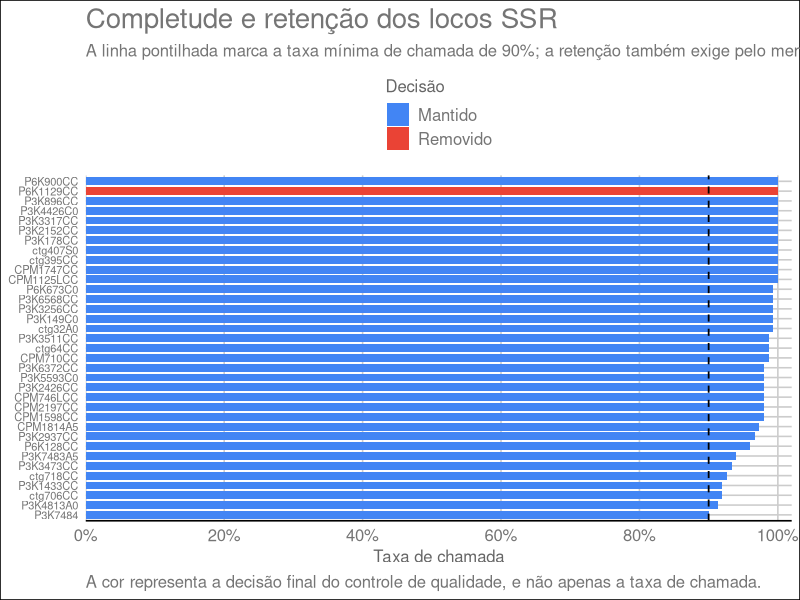
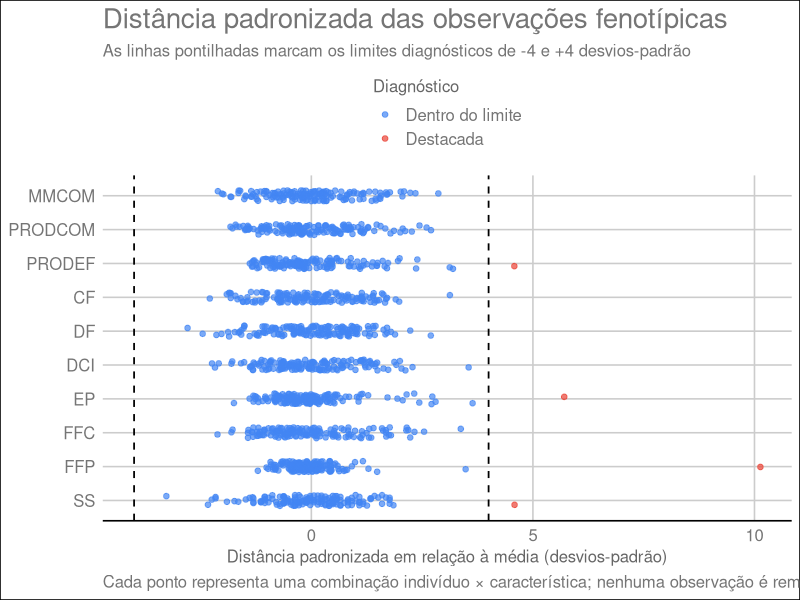
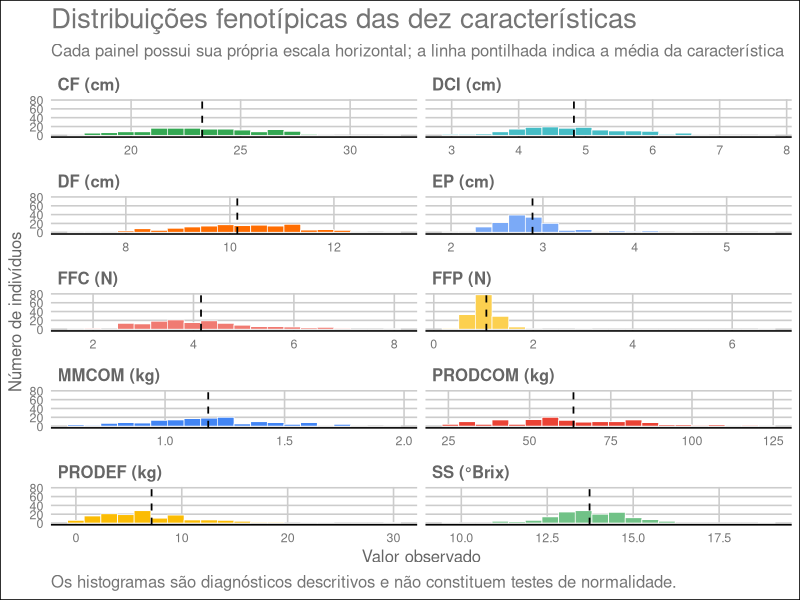

Write the R code that produced these figures, in order.
## ---- chunk 1
knitr::opts_chunk$set(
  echo = TRUE,
  warning = FALSE,
  message = FALSE,
  cache = FALSE,
  fig.align = "center",
  out.width = "100%"
)
## ---- chunk 2
library(readxl)  # Leitura de arquivos Excel.
library(dplyr)   # Manipulação e transformação de tabelas.
library(tidyr)   # Reorganização de dados entre formatos largo e longo.
library(ggplot2) # Construção de gráficos.
library(ggthemes) # Tema e escala de cores GDocs.
library(knitr)   # Formatação de tabelas e saídas do R Markdown.
library(here)    # Construção de caminhos portáveis dentro do projeto.
## ---- chunk 3
tabela_html <- function(x, caption = NULL, digits = getOption("digits"), col.names = NA) {
  tabela <- knitr::kable(
    x,
    format = "html",
    caption = caption,
    digits = digits,
    col.names = col.names,
    table.attr = paste0(
      'class="table table-striped table-hover" ',
      'style="width:100%; margin-bottom:0;"'
    )
  )
  knitr::asis_output(
    paste0(
      '<div style="width:100%; overflow-x:auto; margin-bottom:1.25rem;">',
      tabela,
      '</div>'
    )
  )
}
## ---- chunk 4
genes <- read_excel(
  here("data", "papaya_ssr_genotypes.xlsx"),
  sheet = "Genes",
  col_names = FALSE,
  na = c("", "NA")
)

genealex <- read_excel(
  here("data", "papaya_ssr_genotypes.xlsx"),
  sheet = "Genealex",
  col_names = FALSE,
  na = c("", "NA")
)
## ---- chunk 5
as.data.frame(genes[1:6, 1:6]) |>
  tabela_html(caption = "Prévia da aba Genes")
## ---- chunk 6
pheno_raw <- read_excel(
  here("data", "papaya_phenotypes_2024_2025.xlsx"),
  sheet = "Médias_IND_artigo",
  na = c("", "NA")
)
## ---- chunk 7
head(pheno_raw) |>
  tabela_html(caption = "Prévia dos dados fenotípicos")
## ---- chunk 8
data.frame(
  Fonte = c("Genes", "Genealex", "Médias_IND_artigo"),
  Linhas = c(nrow(genes), nrow(genealex), nrow(pheno_raw)),
  Colunas = c(ncol(genes), ncol(genealex), ncol(pheno_raw))
) |>
  tabela_html(caption = "Dimensões das planilhas utilizadas")
## ---- chunk 9
individual_rows <- seq(
  from = 4,
  length.out = nrow(genes)
)

locus_columns <- seq(
  from = 3,
  by = 2,
  length.out = ncol(genes) - 1
)

ids <- trimws(
  as.character(genealex[[2]][individual_rows])
)

locus_names <- trimws(
  as.character(
    unlist(genealex[3, locus_columns], use.names = FALSE)
  )
)
## ---- chunk 10
ssr_identifier_checks <- data.frame(
  Verificacao = c(
    "Identificadores genotípicos ausentes",
    "Identificadores genotípicos duplicados",
    "Nomes de locos ausentes",
    "Nomes de locos duplicados"
  ),
  Valor = c(
    sum(is.na(ids) | ids == ""),
    sum(duplicated(ids)),
    sum(is.na(locus_names) | locus_names == ""),
    sum(duplicated(locus_names))
  )
)

tabela_html(
  ssr_identifier_checks,
  caption = "Verificação dos identificadores genotípicos e dos locos"
)
## ---- chunk 11
ssr_raw <- as.matrix(
  genes[, -1, drop = FALSE]
)

storage.mode(ssr_raw) <- "numeric"
ssr_raw[ssr_raw == -9] <- NA_real_

rownames(ssr_raw) <- ids
colnames(ssr_raw) <- locus_names

as.data.frame(ssr_raw[1:6, 1:8]) |>
  tabela_html(caption = "Prévia da matriz SSR organizada")
## ---- chunk 12
# Define as características utilizadas na análise.
TRAITS <- c(
  "MMCOM", "PRODCOM", "PRODEF", "CF", "DF",
  "DCI", "EP", "FFC", "FFP", "SS"
)
## ---- chunk 13
# Associa a cada característica suas descrições em português e inglês e sua unidade de medida.
trait_dictionary <- data.frame(
  Trait = TRAITS,
  Description_en = c(
    "Mean mass of commercial fruit",
    "Production of commercial fruit",
    "Production of defective fruit",
    "Fruit length",
    "Fruit diameter",
    "Internal-cavity diameter",
    "Mean pulp thickness",
    "External fruit firmness",
    "Internal pulp firmness",
    "Soluble solids"
  ),
  Description_pt = c(
    "Massa média de frutos comerciais",
    "Produção de frutos comerciais",
    "Produção de frutos defeituosos",
    "Comprimento do fruto",
    "Diâmetro do fruto",
    "Diâmetro da cavidade interna",
    "Espessura média da polpa",
    "Firmeza externa do fruto",
    "Firmeza interna da polpa",
    "Sólidos solúveis"
  ),
  Unit = c(
    "kg", "kg", "kg", "cm", "cm",
    "cm", "cm", "N", "N", "°Brix"
  )
)

rownames(trait_dictionary) <- NULL

tabela_html(
  trait_dictionary[, c("Trait", "Description_pt", "Unit")],
  caption = "Dicionário das características fenotípicas",
  col.names = c("Característica", "Descrição", "Unidade")
)
## ---- chunk 14
# Define as colunas necessárias para a análise.
required_columns <- c("IND", "FAM", TRAITS)

# Padroniza os identificadores fenotípicos antes da comparação com os genótipos.
pheno_raw$IND <- trimws(as.character(pheno_raw$IND))

phenotype_checks <- data.frame(
  Verificacao = c(
    "Identificadores fenotípicos ausentes",
    "Identificadores fenotípicos duplicados",
    "Colunas fenotípicas obrigatórias ausentes"
  ),
  Valor = c(
    sum(is.na(pheno_raw$IND) | pheno_raw$IND == ""),
    sum(duplicated(pheno_raw$IND)),
    length(setdiff(required_columns, names(pheno_raw)))
  )
)

tabela_html(
  phenotype_checks,
  caption = "Verificação dos identificadores e das colunas fenotípicas"
)

alignment <- data.frame(
  Verificacao = c(
    "Indivíduos genotipados",
    "Indivíduos fenotipados",
    "Ausentes nos dados fenotípicos",
    "Ausentes nos dados genotípicos"
  ),
  Valor = c(
    length(ids),
    nrow(pheno_raw),
    length(setdiff(ids, pheno_raw$IND)),
    length(setdiff(pheno_raw$IND, ids))
  )
)

tabela_html(
  alignment,
  caption = "Alinhamento entre os dados genotípicos e fenotípicos"
)
## ---- chunk 15
# Reordena os fenótipos para a mesma sequência dos indivíduos genotipados.
pheno <- pheno_raw[
  match(ids, pheno_raw$IND),
  required_columns
]

## ---- chunk 16
# Separa os metadados; FAM permanece categórica e não é incorporada aos fenótipos numéricos.
metadata <- data.frame(
  IND = pheno$IND,
  FAM = factor(pheno$FAM),
  row.names = pheno$IND
)

# Constrói a matriz fenotípica numérica na mesma ordem dos indivíduos genotipados.
phenotypes <- as.matrix(pheno[, TRAITS])
storage.mode(phenotypes) <- "numeric"
rownames(phenotypes) <- pheno$IND

# Distribuição dos indivíduos entre as famílias.
data.frame(
  Familia = names(table(metadata$FAM)),
  Individuos = as.integer(table(metadata$FAM))
) |>
  tabela_html(caption = "Número de indivíduos por família")
## ---- chunk 17
# Define o limiar de taxa de chamada imediatamente antes de aplicá-lo no controle de qualidade.
CALL_RATE_MIN <- 0.90

# Resume, para cada loco, completude e diversidade genotípica.
locus_audit <- data.frame(
  Locus = colnames(ssr_raw),
  N_called = colSums(!is.na(ssr_raw)),
  Call_rate = colMeans(!is.na(ssr_raw)),
  N_genotype_classes = apply(
    ssr_raw,
    2,
    function(genotypes) length(unique(na.omit(genotypes)))
  )
)

locus_audit$Keep_locus <-
  locus_audit$Call_rate >= CALL_RATE_MIN &
  locus_audit$N_genotype_classes >= 2

# Mantém na matriz SSR apenas os locos que passaram os critérios de qualidade.
ssr <- ssr_raw[, locus_audit$Keep_locus, drop = FALSE]

tabela_html(
  locus_audit,
  digits = 3,
  caption = "Controle de qualidade dos locos SSR",
  col.names = c("Loco", "Genótipos observados", "Taxa de chamada", "Classes genotípicas", "Manter loco")
)
## ---- chunk 18
ggplot(
  locus_audit,
  aes(
    x = reorder(Locus, Call_rate),
    y = Call_rate,
    fill = factor(
      Keep_locus,
      levels = c(TRUE, FALSE),
      labels = c("Mantido", "Removido")
    )
  )
) +
  geom_col(width = 0.8) +
  geom_hline(
    yintercept = CALL_RATE_MIN,
    linetype = 2,
    linewidth = 0.6
  ) +
  coord_flip() +
  scale_y_continuous(
    limits = c(0, 1),
    breaks = seq(0, 1, 0.2),
    labels = paste0(seq(0, 100, 20), "%"),
    expand = expansion(mult = c(0, 0.02))
  ) +
  scale_fill_gdocs(name = "Decisão") +
  labs(
    x = NULL,
    y = "Taxa de chamada",
    title = "Completude e retenção dos locos SSR",
    subtitle = "A linha pontilhada marca a taxa mínima de chamada de 90%; a retenção também exige pelo menos duas classes genotípicas",
    caption = "A cor representa a decisão final do controle de qualidade, e não apenas a taxa de chamada."
  ) +
  theme_gdocs() +
  theme(
    legend.position = "top",
    axis.text.y = element_text(size = 8)
  )
## ---- chunk 19
# Calcula, nos locos originais, a quantidade e a proporção de chamadas disponíveis por indivíduo.
individual_audit <- data.frame(
  IND = rownames(ssr_raw),
  N_called = rowSums(!is.na(ssr_raw)),
  Call_rate = rowMeans(!is.na(ssr_raw))
)

rownames(individual_audit) <- NULL

data.frame(
  Medida = c("Mínimo", "Média", "Mediana", "Máximo"),
  # Lista as taxas de chamada usadas no resumo por indivíduo.
  Call_rate = c(
    min(individual_audit$Call_rate),
    mean(individual_audit$Call_rate),
    median(individual_audit$Call_rate),
    max(individual_audit$Call_rate)
  )
) |>
  tabela_html(
    digits = 3,
    caption = "Distribuição da taxa de chamada SSR por indivíduo",
    col.names = c("Medida", "Taxa de chamada")
  )
## ---- chunk 20
# Resume diretamente disponibilidade, posição, dispersão e amplitude de cada característica.
phenotype_summary <- data.frame(
  Trait = colnames(phenotypes),
  N = colSums(!is.na(phenotypes)),
  Mean = colMeans(phenotypes),
  SD = apply(phenotypes, 2, sd),
  Minimum = apply(phenotypes, 2, min),
  Maximum = apply(phenotypes, 2, max)
)

rownames(phenotype_summary) <- NULL

tabela_html(
  phenotype_summary,
  digits = 3,
  caption = "Resumo das características fenotípicas"
)
## ---- chunk 21
# Define o limiar diagnóstico imediatamente antes de identificar observações distantes da média.
PHENOTYPE_DISTANCE_THRESHOLD <- 4

# Padroniza cada característica usando a média e o desvio-padrão já resumidos na seção anterior.
phenotype_standardized <- scale(
  phenotypes,
  center = phenotype_summary$Mean,
  scale = phenotype_summary$SD
)

# Localiza as observações cuja distância padronizada alcança o limite definido.
extreme_positions <- which(
  abs(phenotype_standardized) >= PHENOTYPE_DISTANCE_THRESHOLD,
  arr.ind = TRUE
)

phenotype_extremes <- data.frame(
  IND = rownames(phenotypes)[extreme_positions[, "row"]],
  Trait = colnames(phenotypes)[extreme_positions[, "col"]],
  Value = phenotypes[extreme_positions],
  Trait_mean = phenotype_summary$Mean[extreme_positions[, "col"]],
  Trait_SD = phenotype_summary$SD[extreme_positions[, "col"]],
  Standardized_value = phenotype_standardized[extreme_positions],
  Absolute_standardized_distance = abs(
    phenotype_standardized[extreme_positions]
  )
)

# Ordena somente a tabela diagnóstica; a matriz `phenotypes` permanece inalterada.
phenotype_extremes <- phenotype_extremes[
  order(-phenotype_extremes$Absolute_standardized_distance),
]
rownames(phenotype_extremes) <- NULL

tabela_html(
  phenotype_extremes,
  digits = 3,
  col.names = c(
    "Indivíduo",
    "Característica",
    "Valor",
    "Média da característica",
    "Desvio-padrão da característica",
    "Valor padronizado",
    "Distância padronizada absoluta"
  ),
  caption = paste0(
    "Observações fenotípicas a pelo menos ",
    PHENOTYPE_DISTANCE_THRESHOLD,
    " desvios-padrão da média"
  )
)
## ---- chunk 22
data.frame(
  IND = rownames(phenotypes),
  as.data.frame(phenotype_standardized, check.names = FALSE),
  check.names = FALSE
) |>
  pivot_longer(
    cols = -IND,
    names_to = "Trait",
    values_to = "Standardized_value"
  ) |>
  mutate(
    Trait = factor(Trait, levels = rev(TRAITS)),
    Diagnostico = factor(
      abs(Standardized_value) >= PHENOTYPE_DISTANCE_THRESHOLD,
      levels = c(FALSE, TRUE),
      labels = c("Dentro do limite", "Destacada")
    )
  ) |>
  ggplot(
    aes(
      x = Standardized_value,
      y = Trait,
      colour = Diagnostico
    )
  ) +
  geom_vline(
    xintercept = c(
      -PHENOTYPE_DISTANCE_THRESHOLD,
      PHENOTYPE_DISTANCE_THRESHOLD
    ),
    linetype = 2,
    linewidth = 0.6
  ) +
  geom_point(
    position = position_jitter(
      width = 0,
      height = 0.16,
      seed = 2026
    ),
    alpha = 0.7,
    size = 1.6
  ) +
  scale_color_gdocs(
    name = "Diagnóstico",
    drop = FALSE
  ) +
  labs(
    x = "Distância padronizada em relação à média (desvios-padrão)",
    y = NULL,
    title = "Distância padronizada das observações fenotípicas",
    subtitle = "As linhas pontilhadas marcam os limites diagnósticos de -4 e +4 desvios-padrão",
    caption = "Cada ponto representa uma combinação indivíduo × característica; nenhuma observação é removida por este diagnóstico."
  ) +
  theme_gdocs() +
  theme(legend.position = "top")
## ---- chunk 23
phenotype_long <- data.frame(
  IND = rownames(phenotypes),
  phenotypes,
  check.names = FALSE
) |>
  pivot_longer(
    cols = -IND,
    names_to = "Trait",
    values_to = "Value"
  ) |>
  mutate(Trait = factor(Trait, levels = TRAITS))

ggplot(
  phenotype_long,
  aes(x = Value, fill = Trait)
) +
  geom_histogram(
    bins = 20,
    colour = "white",
    linewidth = 0.25
  ) +
  geom_vline(
    data = phenotype_summary,
    aes(xintercept = Mean),
    inherit.aes = FALSE,
    linetype = 2,
    linewidth = 0.6
  ) +
  facet_wrap(
    ~ Trait,
    scales = "free_x",
    ncol = 2,
    labeller = as_labeller(
      setNames(
        paste0(trait_dictionary$Trait, " (", trait_dictionary$Unit, ")"),
        trait_dictionary$Trait
      )
    )
  ) +
  scale_fill_gdocs(guide = "none") +
  labs(
    x = "Valor observado",
    y = "Número de indivíduos",
    title = "Distribuições fenotípicas das dez características",
    subtitle = "Cada painel possui sua própria escala horizontal; a linha pontilhada indica a média da característica",
    caption = "Os histogramas são diagnósticos descritivos e não constituem testes de normalidade."
  ) +
  theme_gdocs() +
  theme(
    strip.text = element_text(face = "bold"),
    axis.text = element_text(size = 9)
  )
## ---- chunk 24
dir.create(
  here("output", "preprocessing"),
  recursive = TRUE,
  showWarnings = FALSE
)

preprocessing_object <- list(
  # Identificação, metadados e fenótipos alinhados.
  ids = ids,
  metadata = metadata,
  phenotypes = phenotypes,

  # Matrizes SSR antes e depois do controle de qualidade dos locos.
  ssr_raw = ssr_raw,
  ssr = ssr,

  # Diagnósticos produzidos ao longo do módulo.
  locus_audit = locus_audit,
  individual_audit = individual_audit,
  phenotype_summary = phenotype_summary,
  phenotype_extremes = phenotype_extremes,

  # Referência das características e parâmetros necessários para reproduzir esta etapa.
  trait_dictionary = trait_dictionary,
  settings = list(
    call_rate_min = CALL_RATE_MIN,
    phenotype_distance_threshold = PHENOTYPE_DISTANCE_THRESHOLD,
    fixed_effects = "FAM"
  )
)

saveRDS(
  preprocessing_object,
  here("output", "preprocessing", "preprocessing_object.rds")
)
## ---- chunk 25
write.csv(
  alignment,
  here("output", "preprocessing", "alignment_summary.csv"),
  row.names = FALSE
)

write.csv(
  locus_audit,
  here("output", "preprocessing", "locus_audit.csv"),
  row.names = FALSE
)

write.csv(
  individual_audit,
  here("output", "preprocessing", "individual_audit.csv"),
  row.names = FALSE
)

write.csv(
  phenotype_summary,
  here("output", "preprocessing", "phenotype_summary.csv"),
  row.names = FALSE
)

write.csv(
  phenotype_extremes,
  here("output", "preprocessing", "phenotype_extreme_values.csv"),
  row.names = FALSE
)

write.csv(
  trait_dictionary,
  here("output", "preprocessing", "trait_dictionary.csv"),
  row.names = FALSE
)
## ---- chunk 26
data.frame(
  Item = c(
    "Indivíduos",
    "Características fenotípicas",
    "Locos SSR originais",
    "Locos SSR mantidos",
    "Famílias",
    "Chamadas SSR ausentes",
    "Observações fenotípicas destacadas"
  ),
  Valor = c(
    length(ids),
    ncol(phenotypes),
    ncol(ssr_raw),
    ncol(ssr),
    nlevels(metadata$FAM),
    sum(is.na(ssr_raw)),
    nrow(phenotype_extremes)
  )
) |>
  tabela_html(caption = "Resumo final do pré-processamento")
